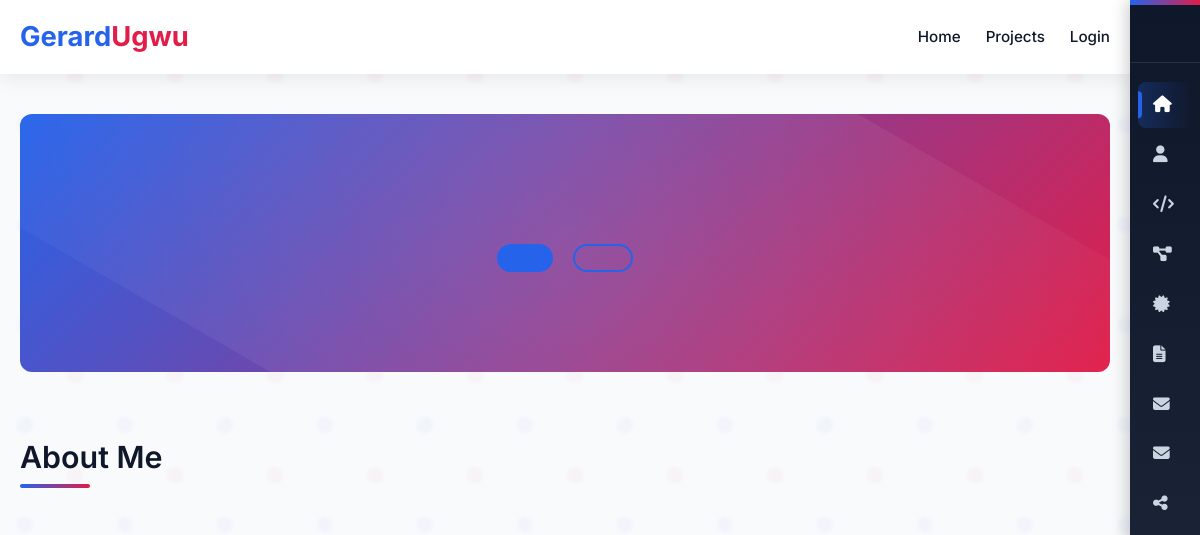
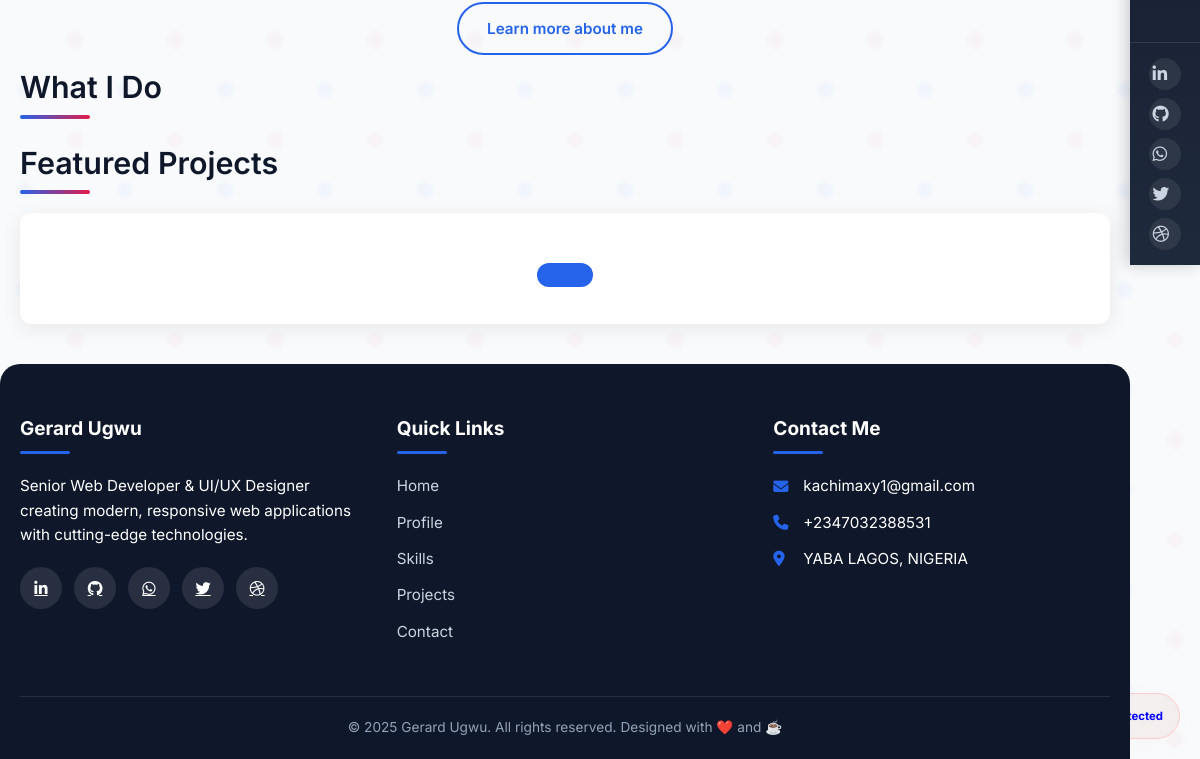
The app's page /, older data (2 pictures, top to bottom).
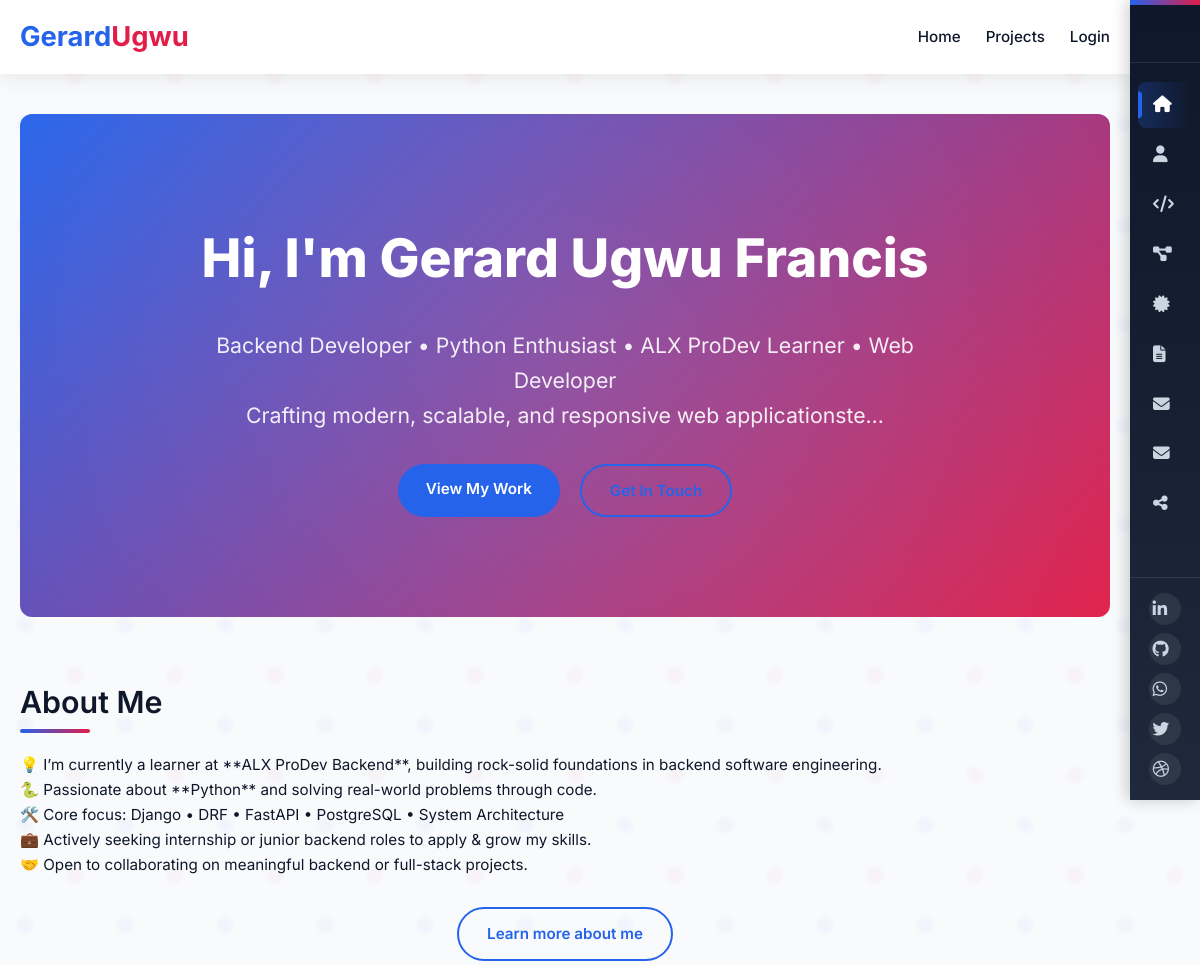
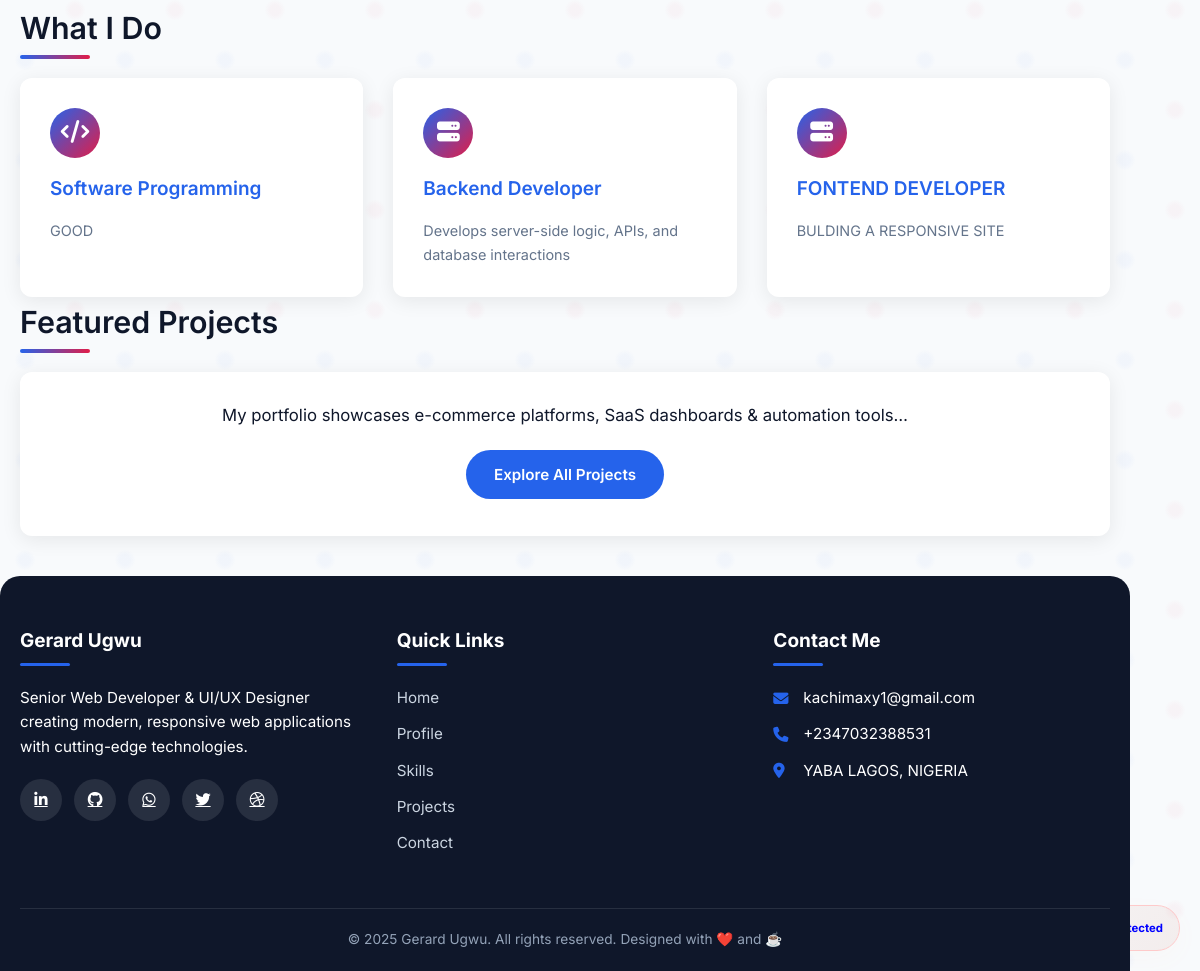
The same page, newer data (2 pictures, top to bottom).
### myapp/models.py (models this page shows, shortened)
class SiteProfile(models.Model):
    hero_heading = models.CharField(max_length=100, default="Hi, I'm Gerard Ugwu")
    hero_subtitle = models.TextField(
        default="Backend Developer • Python Enthusiast • ALX ProDev Learner • Web Developer\n"
                "Crafting modern, scalable, and responsive web applications…"
    )
    hero_cta_primary_text = models.CharField(max_length=30, default="View My Work")
    hero_cta_primary_link = models.CharField(max_length=255, default="/projects", validators=[URLValidator()])
    hero_cta_secondary_text = models.CharField(max_length=30, default="Get In Touch")
    hero_cta_secondary_link = models.CharField(max_length=255, default="/contact", validators=[URLValidator()])
    about_paragraphs = models.JSONField(
        default=list,
        help_text="Enter each paragraph as a list item in the admin."
    )
    featured_projects_blurb = models.TextField(
        default="My portfolio showcases e-commerce platforms, SaaS dashboards & automation tools…"
    )
    featured_projects_cta_text = models.CharField(max_length=30, default="Explore All Projects")
    featured_projects_cta_link = models.CharField(max_length=255, default="/projects", validators=[URLValidator()])
    class Meta:
        verbose_name = "Site Profile"

class Service(models.Model):
    title = models.CharField(max_length=50)
    icon_class = models.CharField(max_length=50, help_text="FontAwesome class, e.g. fas fa-code")
    description = models.TextField()
    order = models.PositiveSmallIntegerField(default=0)
    class Meta:
        ordering = ["order"]

### myapp/views.py (the view)
# urls.py: path('', views.home, name='home'),
def home(request):
    profile = SiteProfile.objects.first()
    services = Service.objects.all()
    return render(request, 'main/home.html', {
        'profile': profile,
        'services': services,
    })

### myapp/templates/main/home.html (shortened to what this page needs)
{% extends "base.html" %}
{% load static %}
{% block main %}
<div class="home-wrapper">
  <section class="hero">
    <div class="container">
      <h1>{{ profile.hero_heading }}</h1>
      <p style="white-space: pre-line;">{{ profile.hero_subtitle }}</p>
      <div class="cta-buttons">
        <a href="{{ profile.hero_cta_primary_link }}" class="btn btn-primary">{{ profile.hero_cta_primary_text }}</a>
        <a href="{{ profile.hero_cta_secondary_link }}" class="btn btn-outline">{{ profile.hero_cta_secondary_text }}</a>
      </div>
    </div>
  </section>
  <section>
    <div class="container">
      <h2 class="section-title">About Me</h2>
      <div>
        {% for paragraph in profile.about_paragraphs %}
          <p>{{ paragraph|safe }}</p>
        {% endfor %}
      </div>
      <div style="text-align:center;margin-top:30px;">
        <a href="/profile" class="btn btn-outline">Learn more about me</a>
      </div>
    </div>
  </section>
  <section>
    <div class="container">
      <h2 class="section-title">What I Do</h2>
      <div class="services-grid">
        {% for service in services %}
          <div class="service-card">
            <div class="service-icon"><i class="{{ service.icon_class }}"></i></div>
            <h4>{{ service.title }}</h4>
            <p>{{ service.description }}</p>
          </div>
        {% endfor %}
      </div>
    </div>
  </section>
  <section>
    <div class="container">
      <h2 class="section-title">Featured Projects</h2>
      <div class="featured-box">
        <p>{{ profile.featured_projects_blurb }}</p>
        <a href="{{ profile.featured_projects_cta_link }}" class="btn btn-primary">{{ profile.featured_projects_cta_text }}</a>
      </div>
    </div>
  </section>
</div>
{% endblock %}

### myapp/templates/base.html (shortened to what this page needs)
<!DOCTYPE html>
<html lang="en">
<head>
  <link rel="stylesheet" href="https://cdnjs.cloudflare.com/ajax/libs/font-awesome/6.4.0/css/all.min.css " />
</head>
<body>
  <div class="sidebar">
    <div class="logo-container">
    </div>
    <ul>
      <li><a href="/" class="active"><i class="fas fa-home"></i> <span class="link-text">Home</span></a></li>
      <li><a href="/profile"><i class="fas fa-user"></i> <span class="link-text">Profile</span></a></li>
      <li><a href="/skills"><i class="fas fa-code"></i> <span class="link-text">Skills</span></a></li>
      <li><a href="/projects"><i class="fas fa-project-diagram"></i> <span class="link-text">Projects</span></a></li>
      <li><a href="/certificates"><i class="fas fa-certificate"></i> <span class="link-text">Certificates</span></a></li>
      <li><a href="/resume"><i class="fas fa-file-alt"></i> <span class="link-text">Resume</span></a></li>
      <li><a href="/contact"><i class="fas fa-envelope"></i> <span class="link-text">Contact</span></a></li>
      <li><a href="/email"><i class="fas fa-envelope"></i> <span class="link-text">Email</span></a></li>
      <li><a href="/social"><i class="fas fa-share-alt"></i> <span class="link-text">Social</span></a></li>
    </ul>
    <div class="social-links">
      <a href="https://www.linkedin.com/in/gerard-ugwu/ " target="_blank" rel="noopener"><i class="fab fa-linkedin-in"></i></a>
      <a href="https://github.com/Deglobeal " target="_blank" rel="noopener"><i class="fab fa-github"></i></a>
      <a href="https://wa.me/2347032388531 " target="_blank" rel="noopener"><i class="fab fa-whatsapp"></i></a>
      <a href="#!"><i class="fab fa-twitter"></i></a>
      <a href="#!"><i class="fab fa-dribbble"></i></a>
    </div>
  </div>
  <div class="main-wrapper">
    <header>
      <div class="container header-container">
        <div class="header-logo">Gerard<span>Ugwu</span></div>
        <nav>
          <ul>
            <li><a href="/">Home</a></li>
            <li><a href="/projects">Projects</a></li>
            <li class="admin-status">
              {% if user.is_authenticated %}
                <div class="admin-links">
                  <form method="post" action="{% url 'logout' %}" style="display: inline;">
                {% csrf_token %}
                <button type="submit" class="admin-link admin-logout" style="background: var(--accent); color: white; border: none; padding: 8px 16px; border-radius: 20px; cursor: pointer; font-size: 0.85rem;">
                  Logout
                </button>
              </form>
                </div>
              {% else %}
                <a href="{% url 'login' %}" class="admin-link admin-login">Login</a>
              {% endif %}
            </li>
          </ul>
        </nav>
      </div>
    </header>
    <main>{% block main %}{% endblock %}</main>
    <footer>
      <div class="container">
        <div class="footer-content">
          <div class="footer-section">
            <h3>Gerard Ugwu</h3>
            <p>Senior Web Developer & UI/UX Designer creating modern, responsive web applications with cutting-edge technologies.</p>
            <div class="social-links">
              <a href="https://www.linkedin.com/in/gerard-ugwu/ " target="_blank" rel="noopener"><i class="fab fa-linkedin-in"></i></a>
              <a href="https://github.com/Deglobeal " target="_blank" rel="noopener"><i class="fab fa-github"></i></a>
              <a href="https://wa.me/2347032388531 " target="_blank" rel="noopener"><i class="fab fa-whatsapp"></i></a>
              <a href="#!"><i class="fab fa-twitter"></i></a>
              <a href="#!"><i class="fab fa-dribbble"></i></a>
            </div>
          </div>
          <div class="footer-section">
            <h3>Quick Links</h3>
            <ul class="footer-links">
              <li><a href="/">Home</a></li>
              <li><a href="/profile">Profile</a></li>
              <li><a href="/skills">Skills</a></li>
              <li><a href="/projects">Projects</a></li>
              <li><a href="/contact">Contact</a></li>
            </ul>
          </div>
          <div class="footer-section">
            <h3>Contact Me</h3>
            <ul class="footer-links">
              <li><i class="fas fa-envelope"></i> kachimaxy1@gmail.com</li>
              <li><i class="fas fa-phone"></i> +2347032388531</li>
              <li><i class="fas fa-map-marker-alt"></i> YABA LAGOS, NIGERIA</li>
            </ul>
          </div>
        </div>
        <div class="copyright">
          <p>© 2025 Gerard Ugwu. All rights reserved. Designed with ❤️ and ☕</p>
        </div>
      </div>
    </footer>
  </div>
</body>
</html>

### myapp/templates/main/home.html (style rules this page uses)
:root { --skill-primary:#2563eb; --skill-accent:#e11d48; --skill-dark:#0f172a; --skill-light:#f8fafc; --skill-gray:#64748b; --skill-light-gray:#e2e8f0; --skill-radius:12px; --skill-shadow:0 4px 20px rgba(0,0,0,.08); --skill-transition:all .3s ease; --font:'Inter','Segoe UI',Tahoma,Geneva,Verdana,sans-serif; }
.home-wrapper *, .home-wrapper *::before, .home-wrapper *::after { margin:0; padding:0; box-sizing:border-box; }
.home-wrapper { max-width:1200px; margin:0 auto; padding:20px; font-family:var(--font); color:var(--skill-dark); line-height:1.65; }
.section-title { font-size:2rem; font-weight:600; margin-bottom:25px; position:relative; display:inline-block; }
.section-title::after { content:''; position:absolute; bottom:-6px; left:0; width:70px; height:4px; background:linear-gradient(90deg,var(--skill-primary),var(--skill-accent)); border-radius:2px; }
.hero { text-align:center; padding:100px 0; margin-bottom:60px; background:linear-gradient(135deg,var(--skill-primary),var(--skill-accent)); color:#fff; border-radius:var(--skill-radius); }
.hero h1 { font-size:clamp(2rem,5vw,3.5rem); margin-bottom:.5em; font-weight:800; }
.hero p { font-size:clamp(1rem,2.5vw,1.4rem); max-width:800px; margin:0 auto 2rem; opacity:.9; }
.cta-buttons { display:flex; justify-content:center; gap:20px; margin-top:30px; }
.btn { display:inline-block; padding:12px 28px; border-radius:30px; font-weight:600; text-decoration:none; transition:var(--skill-transition); }
.btn-primary { background:var(--skill-primary); color:#fff; }
.btn-outline { border:2px solid var(--skill-primary); color:var(--skill-primary); background:transparent; }
.services-grid { display:grid; gap:30px; grid-template-columns:repeat(auto-fit,minmax(320px,1fr)); }
.service-card { background:#fff; border-radius:var(--skill-radius); padding:30px; box-shadow:var(--skill-shadow); transition:var(--skill-transition); display:flex; flex-direction:column; gap:15px; }
.service-icon { width:50px; height:50px; display:flex; align-items:center; justify-content:center; background:linear-gradient(135deg,var(--skill-primary),var(--skill-accent)); color:#fff; font-size:1.5rem; border-radius:50%; }
.service-card h4 { font-size:1.25rem; font-weight:600; color:var(--skill-primary); }
.service-card p { font-size:.95rem; color:var(--skill-gray); }
.featured-box { background:#fff; padding:30px; border-radius:var(--skill-radius); box-shadow:var(--skill-shadow); text-align:center; }
.featured-box p { font-size:1.1rem; margin-bottom:20px; }

Row changes from the older to the newer data that the page shows:
added SiteProfile: hero_heading "Hi, I'm Gerard Ugwu Francis", hero_subtitle "Backend Developer • Python Enthusiast • ALX ProDev Learner • Web Developer Crafting modern, scalable, and responsive web applicationste…", hero_cta_primary_text "View My Work", featured_projects_blurb "My portfolio showcases e-commerce platforms, SaaS dashboards & automation tools…", featured_projects_cta_text "Explore All Projects"
added Service: title "Software Programming", description "GOOD"
added Service: title "Backend Developer", description "Develops server-side logic, APIs, and database interactions"
added Service: title "FONTEND DEVELOPER", description "BULDING A RESPONSIVE SITE"
Text that changed along with them:
new list line: "💡 I’m currently a learner at **ALX ProDev Backend**, building rock-solid foundations in backend software engineering."
new list line: "🐍 Passionate about **Python** and solving real-world problems through code."
new list line: "🛠️ Core focus: Django • DRF • FastAPI • PostgreSQL • System Architecture"
new list line: "💼 Actively seeking internship or junior backend roles to apply & grow my skills."
new list line: "🤝 Open to collaborating on meaningful backend or full-stack projects."
